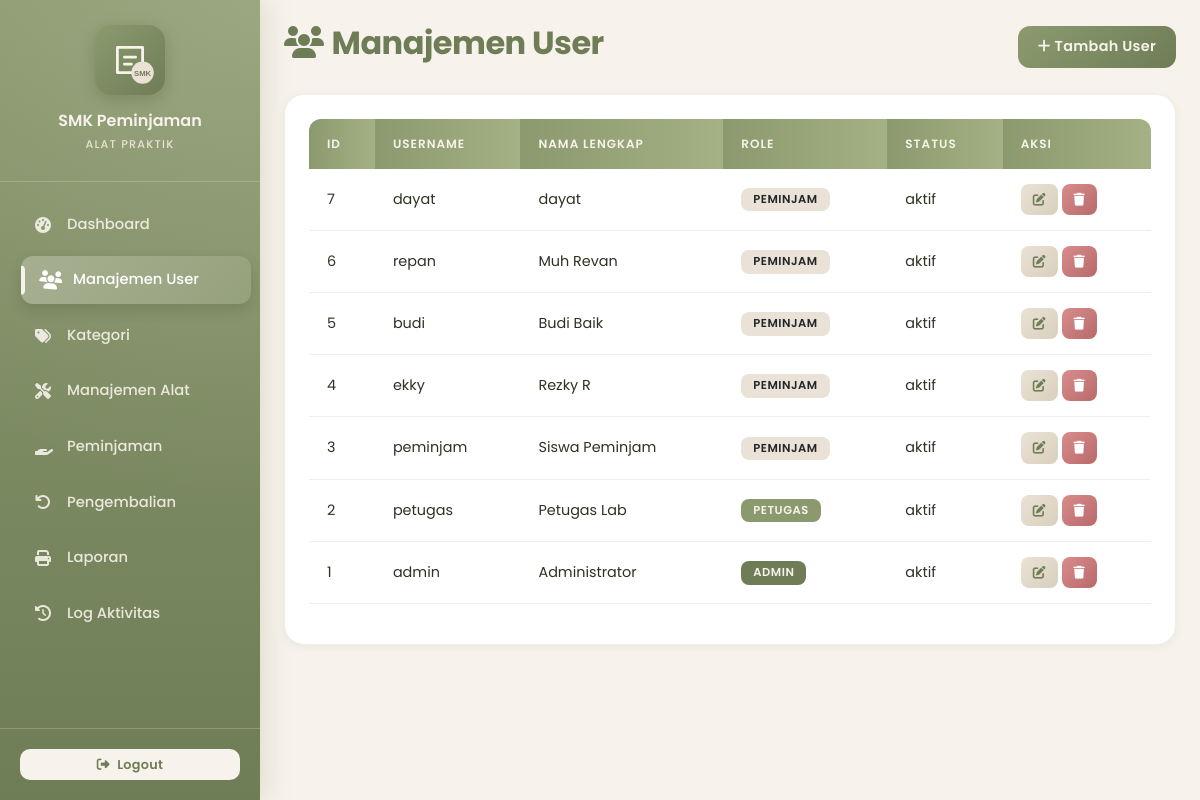
The page /pages/users.php (signed in) on the database its author committed.
### tables this page shows
CREATE TABLE `users` (
  `id` int NOT NULL,
  `username` varchar(50) NOT NULL,
  `password` varchar(255) NOT NULL,
  `nama_lengkap` varchar(100) NOT NULL,
  `role` enum('admin','petugas','peminjam') NOT NULL,
  `email` varchar(100) DEFAULT NULL,
  `no_telp` varchar(15) DEFAULT NULL,
  `alamat` text,
  `status` enum('aktif','nonaktif') DEFAULT 'aktif',
  `created_at` timestamp NULL DEFAULT CURRENT_TIMESTAMP
);

### pages/users.php (the view, shortened to what this page needs)
<?php
require_once '../includes/auth.php';
require_once '../includes/header.php';
require_once '../includes/sidebar.php';
$users = $pdo->query("SELECT * FROM users ORDER BY id DESC")->fetchAll();
?>
<div class="content p-4">
    <div class="d-flex justify-content-between align-items-center mb-4">
        <h2 class="fw-bold"><i class="fas fa-users me-2"></i>Manajemen User</h2>
        <button class="btn btn-dark" data-bs-toggle="modal" data-bs-target="#modalTambah">
            <i class="fas fa-plus me-1"></i>Tambah User
        </button>
    </div>
    <div class="card">
        <div class="card-body">
            <div class="table-responsive">
                <table class="table table-hover">
                    <thead>
                        <tr>
                            <th>ID</th>
                            <th>Username</th>
                            <th>Nama Lengkap</th>
                            <th>Role</th>
                            <th>Status</th>
                            <th>Aksi</th>
                        </tr>
                    </thead>
                    <tbody>
                        <?php foreach ($users as $u): ?>
                        <tr>
                            <td><?= $u['id'] ?></td>
                            <td><?= $u['username'] ?></td>
                            <td><?= $u['nama_lengkap'] ?></td>
                            <td><span class="badge bg-<?= $u['role']=='admin'?'dark':($u['role']=='petugas'?'secondary':'light text-dark') ?>"><?= $u['role'] ?></span></td>
                            <td><?= $u['status'] ?></td>
                            <td>
                                <a href="?action=edit&id=<?= $u['id'] ?>" class="btn btn-sm btn-warning"><i class="fas fa-edit"></i></a>
                                <a href="?action=delete&id=<?= $u['id'] ?>" class="btn btn-sm btn-danger" onclick="return confirm('Yakin hapus?')"><i class="fas fa-trash"></i></a>
                            </td>
                        </tr>
                        <?php endforeach; ?>
                    </tbody>
                </table>
            </div>
        </div>
    </div>
</div>
<?php require_once '../includes/footer.php'; ?>

### assets/css/style.css (style rules this page uses)
:root { --primary: #8B9A6E; --primary-dark: #6f7d57; --primary-soft: #a3b184; --bg: #F7F2EB; --beige: #EAE2D6; --grey: #EEEEEE; --white: #FFFFFF; --text: #2c3322; --text-muted: #7a8073; --border: #EAE2D6; --shadow-sm: 0 2px 8px rgba(139, 154, 110, 0.10); --shadow-md: 0 8px 20px rgba(139, 154, 110, 0.18); --shadow-lg: 0 16px 40px rgba(139, 154, 110, 0.25); --transition: all 0.35s cubic-bezier(0.4, 0, 0.2, 1); --transition-bounce: all 0.4s cubic-bezier(0.34, 1.56, 0.64, 1); }
* { margin: 0; padding: 0; box-sizing: border-box; }
html, body { min-height: 100%; }
body { font-family: 'Poppins', sans-serif; background-color: var(--bg); color: var(--text); overflow-x: hidden; line-height: 1.6; }
.content { margin-left: 260px; background-color: var(--bg); padding: 30px; min-height: 100vh; animation: fadeIn 0.5s ease; }
.content h2 { color: var(--primary-dark); font-weight: 700; letter-spacing: -0.5px; }
.card { border: 1px solid var(--grey); border-radius: 20px; background: var(--white); box-shadow: var(--shadow-sm); transition: var(--transition); overflow: hidden; position: relative; }
.card-body { padding: 24px; }
.btn { border-radius: 12px; font-weight: 600; padding: 10px 20px; transition: var(--transition-bounce); border: none; letter-spacing: 0.3px; position: relative; overflow: hidden; font-size: 0.9rem; cursor: pointer; }
.btn::before { content: ''; position: absolute; top: 50%; left: 50%; width: 0; height: 0; background: rgba(247, 242, 235, 0.25); border-radius: 50%; transform: translate(-50%, -50%); transition: width 0.5s, height 0.5s; }
.btn-dark { background: linear-gradient(135deg, var(--primary) 0%, var(--primary-dark) 100%); color: var(--bg); }
.btn-warning { background: linear-gradient(135deg, var(--beige) 0%, #d9cfbd 100%); color: var(--primary-dark); }
.btn-danger { background: linear-gradient(135deg, #d98c8c 0%, #b86a6a 100%); color: var(--white); }
.btn-sm { padding: 6px 12px; border-radius: 8px; font-size: 0.8rem; }
.table { border-collapse: separate; border-spacing: 0; width: 100%; }
.table thead th { background: linear-gradient(90deg, var(--primary) 0%, var(--primary-soft) 100%); color: var(--bg); font-weight: 600; text-transform: uppercase; font-size: 0.75rem; letter-spacing: 1px; padding: 15px 18px; border: none; position: sticky; top: 0; z-index: 10; }
.table thead th:first-child { border-radius: 12px 0 0 0; }
.table thead th:last-child { border-radius: 0 12px 0 0; }
.table tbody tr { transition: var(--transition); background: var(--white); border-bottom: 1px solid var(--grey); }
.table tbody td { padding: 15px 18px; vertical-align: middle; color: var(--text); font-size: 0.9rem; }
.badge { padding: 6px 12px; border-radius: 8px; font-weight: 600; font-size: 0.72rem; letter-spacing: 0.5px; text-transform: uppercase; }
.badge.bg-dark { background: var(--primary-dark) !important; color: var(--bg); }
.badge.bg-secondary { background: var(--primary) !important; color: var(--bg); }
.badge.bg-light { background: var(--beige) !important; color: var(--primary-dark); }
@media screen and (min-width: 769px) { .content, #wrapper > .content { margin-left: 260px; width: auto; max-width: none; } }

### rows shown on the page
users: id "7", username "dayat", nama_lengkap "dayat", role "PEMINJAM", status "aktif"
users: id "6", username "repan", nama_lengkap "Muh Revan", role "PEMINJAM", status "aktif"
users: id "5", username "budi", nama_lengkap "Budi Baik", role "PEMINJAM", status "aktif"
users: id "4", username "ekky", nama_lengkap "Rezky R", role "PEMINJAM", status "aktif"
users: id "3", username "peminjam", nama_lengkap "Siswa Peminjam", role "PEMINJAM", status "aktif"
users: id "2", username "petugas", nama_lengkap "Petugas Lab", role "PETUGAS", status "aktif"
users: id "1", username "admin", nama_lengkap "Administrator", role "ADMIN", status "aktif"
